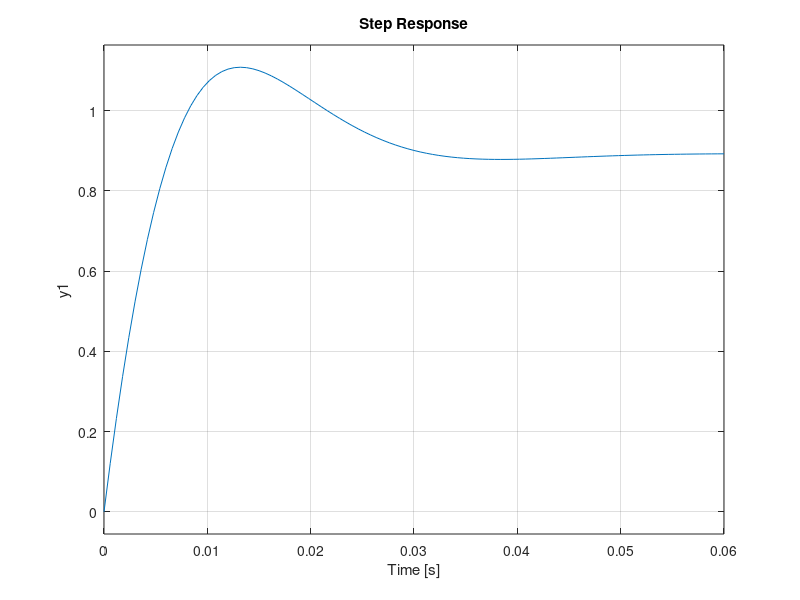

Reproduce this figure in MATLAB. (Note: this script raises an error after producing the figure.)
sys1=tf([2.067 247.5],[1 14.44 3013])
figure(1)

Kp=100;
C = tf(conv([1 +60],[1 +122]),[1 0]);
T = feedback(Kp*sys1,1);
step(T);

stepinfo(T)

%%
close all
C=tf([.32 182 7320],[1 0])
T = feedback(C*sys1,1);
step(T);

stepinfo(T)

%%
sys1=tf([2.067 247.5],[1 14.44 3013])
a=20
Kp=30;
C=Kp*tf([1 a],[1 0])
T = feedback(C*sys1,1);
figure(1)
step(T)
figure(2)
pzmap(C*sys1)
figure(3)
Q=tf([1],[1 14.44 3013])
step(C/(1+Q*C))

%%
sys1=tf([2.067 247.5],[1 14.44 3013])
Kd=0; 
Kp=10;
Ki=200; 
C=tf([Kd Kp Ki],[1 0])


%%  Kp=20 KI=300
sys1=tf([2.067 247.5],[1 14.44 3013])
a=100;
Kp=1;
C=Kp*tf([1 a],[1 0])
T = feedback(C*sys1,1);
figure(1)
step(T)
figure(2)
pzmap(C*sys1)
figure(3)
Q=tf([1],[1 14.44 3013])
step(C/(1+Q*C))
stepinfo(T)

